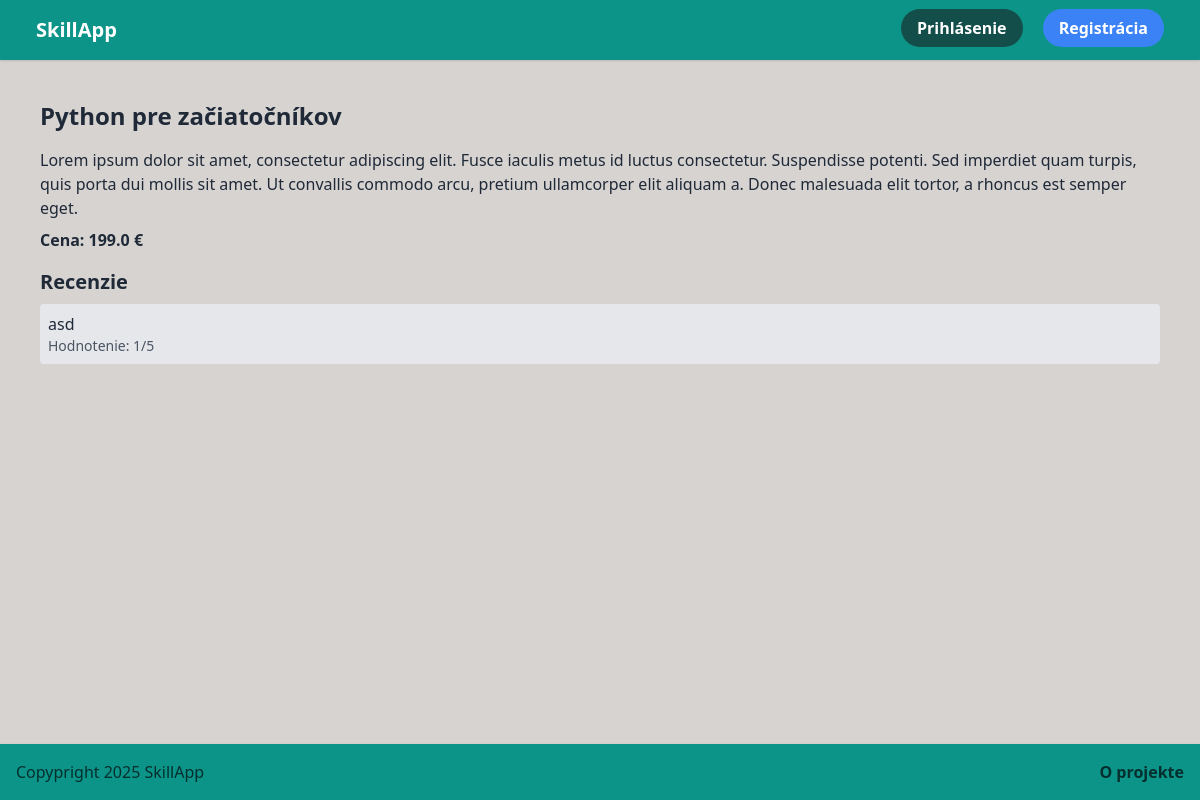
/service/1, run on the app's committed database.
### app.py (models this page shows)
class Service(db.Model):
    id = db.Column(db.Integer, primary_key=True)
    title = db.Column(db.String(100), nullable=False)
    description = db.Column(db.Text, nullable=False)
    price = db.Column(db.Float, nullable=False)
    user_id = db.Column(db.Integer, db.ForeignKey('user.id'), nullable=False)
    created_at = db.Column(db.DateTime, default=datetime.utcnow)

class Review(db.Model):
    id = db.Column(db.Integer, primary_key=True)
    content = db.Column(db.Text, nullable=False)
    rating = db.Column(db.Integer, nullable=False)
    user_id = db.Column(db.Integer, db.ForeignKey('user.id'), nullable=False)
    service_id = db.Column(db.Integer, db.ForeignKey('service.id'), nullable=False)

### app.py (the view)
@app.route('/service/<int:service_id>', methods=['GET', 'POST'])
def service_detail(service_id):
    service = Service.query.get_or_404(service_id)
    if request.method == 'POST' and 'user_id' in session:
        content = request.form['content']
        rating = int(request.form['rating'])
        review = Review(content=content, rating=rating, user_id=session['user_id'], service_id=service.id)
        db.session.add(review)
        db.session.commit()
    reviews = Review.query.filter_by(service_id=service.id).all()
    return render_template('service.html', service=service, reviews=reviews)

### templates/service.html (shortened to what this page needs)
{% extends 'base.html' %}
{% block content %}
<h1 class="text-2xl font-bold mb-4">{{ service.title }}</h1>
<p class="mb-2">{{ service.description }}</p>
<p class="font-bold mb-4">Cena: {{ service.price }} €</p>
<h2 class="text-xl font-bold mb-2">Recenzie</h2>
{% for r in reviews %}
  <div class="bg-gray-200 p-2 rounded mb-2">
    <p>{{ r.content }}</p>
    <p class="text-sm text-gray-600">Hodnotenie: {{ r.rating }}/5</p>
  </div>
{% endfor %}
{% endblock %}

### data on the page
Service: title "Python pre začiatočníkov", description "Lorem ipsum dolor sit amet, consectetur adipiscing elit. Fusce iaculis metus id luctus consectetur. Suspendisse potenti. Sed imperdiet quam turpis, quis porta dui mollis sit amet. Ut convallis commodo arcu, pretium ullamcorper elit aliquam a. Donec malesuada elit tortor, a rhoncus est semper eget.", price "199.0"
Review: content "asd", rating "1"
